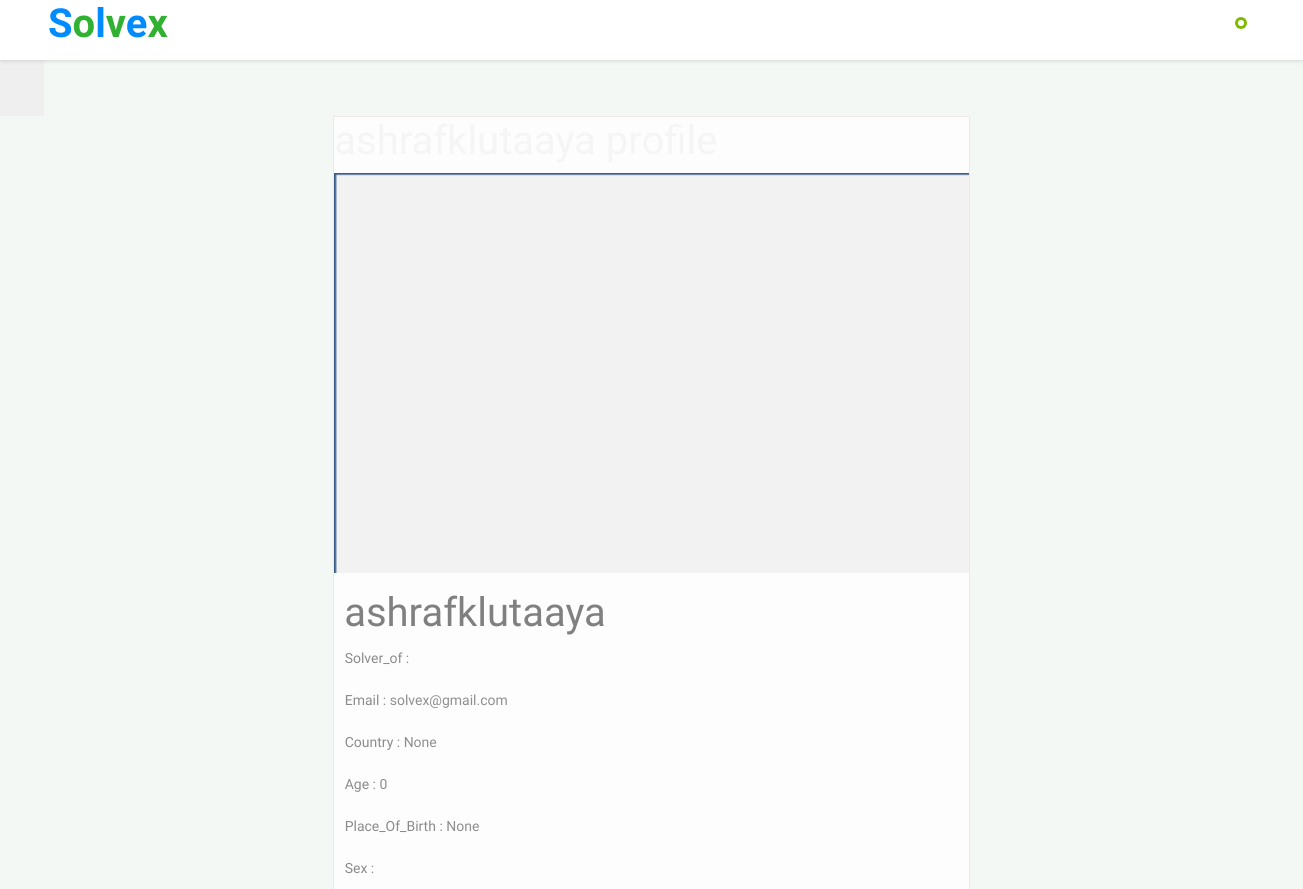
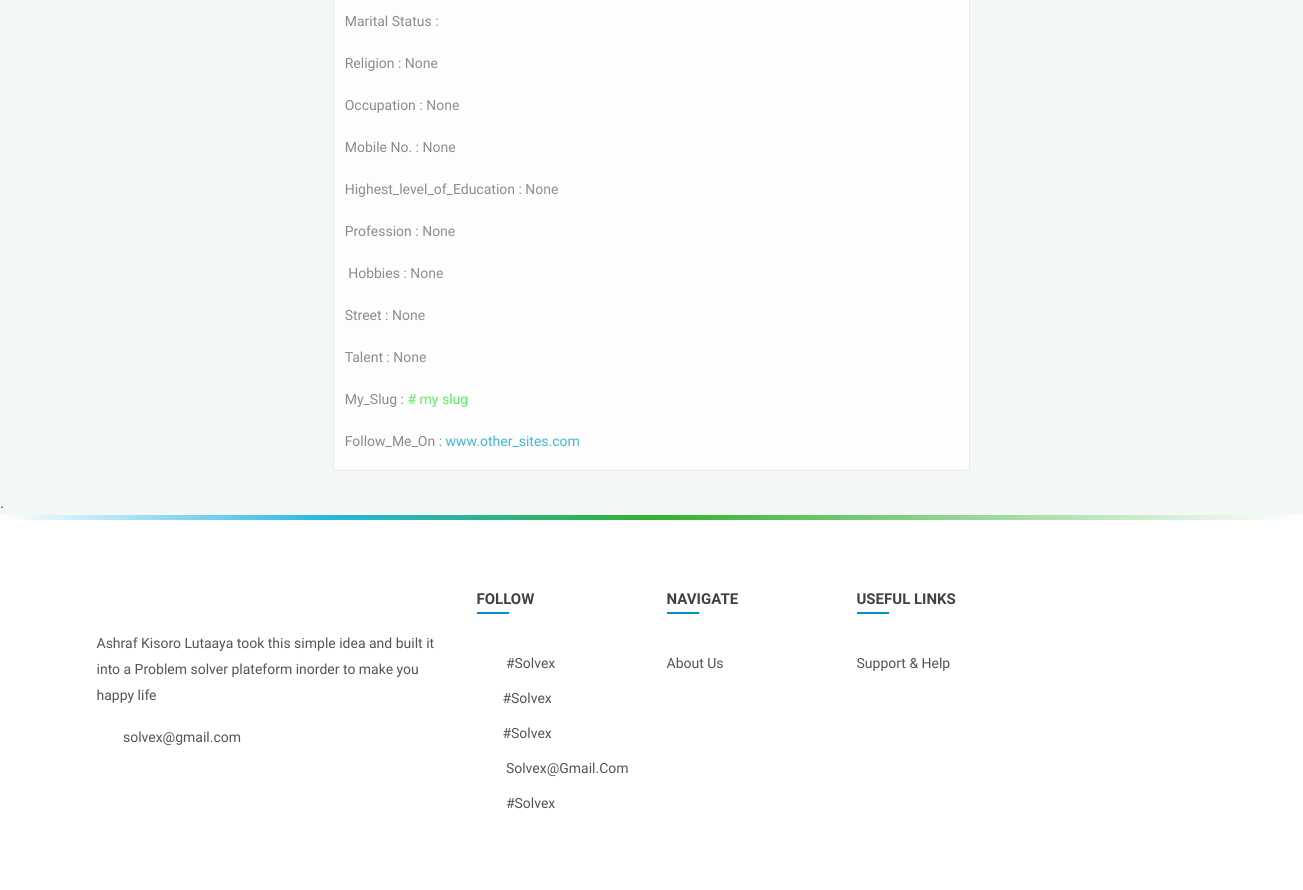
The page /userp/ashrafklutaaya/ (signed in) on the database its author committed (2 pictures, top to bottom).
### design/models.py (models this page shows, shortened)
class Profile(models.Model):
    solve_of = models.CharField(default='',max_length=1000,choices=solve)
    user = models.OneToOneField(User, on_delete=models.CASCADE)
    profile_image=models.ImageField(upload_to='profile_pics', default='profile_pics/sw.png')
    my_slug = models.CharField(  max_length=20, default='my slug')
    following = models.ManyToManyField(User, blank=True, related_name= "following", symmetrical=False)
    follow_me_on = models.TextField(max_length=300, default='www.other_sites.com')
    sex = models.CharField(default='',max_length=1000,choices=sex)
    marital_status = models.CharField(default='',max_length=1000,choices=marital_status)
    talent = models.CharField(max_length=100, default='None')
    street = models.CharField(max_length=100, default='None')
    place_of_birth = models.CharField(max_length=100, default='None')
    country = models.CharField(max_length=100, default='None')
    hobbies = models.CharField(max_length=100, default='None')
    highest_level_of_education = models.CharField(max_length=100, default='None')
    profession = models.CharField(max_length=100, default='None')
    mobile_number = models.CharField(max_length=100, default='None')
    religion = models.CharField(max_length=100, default='None')
    occupation = models.CharField(max_length=100, default='None')
    age = models.PositiveIntegerField(default=0)

### design/views.py (the view)
# urls.py: path('userp/<str:username>/', userp, name='userp'),
@login_required
def userp(request, username):
	current_user= User.objects.get(username=username)
	logged_user =User.objects.get(username=request.user.username)
	user_follower = len(FollowersCount.objects.filter(user=current_user) )
	user_following = len(FollowersCount.objects.filter(follower=current_user) )
	user_followin = FollowersCount.objects.filter(follower=current_user)
	user_followerx = FollowersCount.objects.filter(user=current_user)
	user_profile = Profile.objects.filter(user=current_user)
	user_follower0 = FollowersCount.objects.filter(user=current_user)
	var = Post.objects.filter(author=current_user)
	return render(request,'design/userp.html',{	'current_user':current_user,
		'user_follower':user_follower,
		'user_following':user_following,
		'user_profile':user_profile,
		'var':var,
		})

### templates/design/userp.html (shortened to what this page needs)
{% load static %}
{% load crispy_forms_tags %}
{% load static %}
<!DOCTYPE html>
<html lang="en">
<head>
    <link rel="stylesheet" href="{% static 'css/main.min.css' %}">
    <link rel="stylesheet" href="{% static 'css/style.css' %}">
    <link rel="stylesheet" href="{% static 'css/color.css' %}">
    <link rel="stylesheet" href="{% static 'css/responsive.css' %}">
    <link rel="stylesheet" href="{% static 'css/so.css' %}">
</head>
<body style="background:rgb(244, 248, 244)">
<div class="theme-layout">
    <div class="topbar stick">
        <div class="logo">
            <a title="" href="newsfeed.html"><h1><b style="color:rgb(0, 140, 255) ;">S</b><b style="color:rgb(49, 177, 49) ;">o</b><b style="color: rgb(0, 140, 255);">l</b><b style="color: rgb(49, 177, 49);">v</b><b style="color:rgb(0, 140, 255) ;">e</b><b style="color: rgb(49, 177, 49);">x</b></b></h1></a>
        </div>
        <div class="top-area">
        <div class="user-img">
                <a   class="" >
                <span class="status f-online"></span>
            </div>
        </div>
    </div>
<div class="dropdown" style="float:left;">
  <button class="dropbtn"><i class="fa fa-chevron-down"></i></button>
</div>
  </div>
<section>
        <div class="gap2 gray-bg">
            <div class="container-fluid">
                <div class="row">
                    <div class="col-lg-12">
                        <div class="row merged20" id="page-contents">
                            <div class="col-lg-3">
                                <aside class="sidebar static left">
                                </aside>
                            </div>
                            <div class="col-lg-6">
                                <div class="central-meta">
                                    <div class="new-postbox">
<h1 style="color: whitesmoke">{{current_user}}  profile  </h1>
{% for x in user_profile %}
<p><img style=" height: 400px;width: 800px"src="{{ x.user.profile.profile_image.url }}" alt="{{ user.username}}"></p>
<h1 style="color: grey">&nbsp;{{current_user}} </h1>
<p> &nbsp;&nbsp;&nbsp;<bdi>Solver_of :</bdi> <bdi style="color:rgb(247, 119, 119)">{{x.solve_of}}</bdi></p>
<p>&nbsp;&nbsp;&nbsp;<bdi>Email : </bdi><bdi style="color:rgb(143, 143, 143)">{{x.user.email}}</bdi> </p>
<p>&nbsp;&nbsp;&nbsp;<bdi>Country : </bdi><bdi style="color:rgb(143, 143, 143)">{{x.country}}</bdi> </p>
<p>&nbsp;&nbsp;&nbsp;<bdi>Age : </bdi><bdi style="color:rgb(143, 143, 143)">{{x.age}}</bdi> </p>
<p>&nbsp;&nbsp;&nbsp;<bdi>Place_Of_Birth : </bdi><bdi style="color:rgb(143, 143, 143)">{{x.place_of_birth}}</bdi> </p>
<p>&nbsp;&nbsp;&nbsp;<bdi>Sex : </bdi><bdi style="color:rgb(143, 143, 143)">{{x.sex}}</bdi> </p>
<p>&nbsp;&nbsp;&nbsp;<bdi>Marital Status : </bdi><bdi style="color:rgb(143, 143, 143)">{{x.marital_status}}</bdi> </p>
<p>&nbsp;&nbsp;&nbsp;<bdi>Religion : </bdi><bdi style="color:rgb(143, 143, 143)">{{x.religion}}</bdi> </p>
<p>&nbsp;&nbsp;&nbsp;<bdi>Occupation : </bdi><bdi style="color:rgb(143, 143, 143)">{{x.occupation}}</bdi> </p>
<p>&nbsp;&nbsp;&nbsp;<bdi>Mobile No. : </bdi><bdi style="color:rgb(143, 143, 143)">{{x.mobile_number}}</bdi> </p>
<p>&nbsp;&nbsp;&nbsp;<bdi>Highest_level_of_Education : </bdi><bdi style="color:rgb(143, 143, 143)">{{x.highest_level_of_education}}</bdi> </p>
<p>&nbsp;&nbsp;&nbsp;<bdi>Profession : </bdi><bdi style="color:rgb(143, 143, 143)">{{x.profession}}</bdi> </p>
<p>&nbsp;&nbsp;&nbsp;<bdi> Hobbies : </bdi><bdi style="color:rgb(143, 143, 143)">{{x.hobbies}}</bdi> </p>
<p>&nbsp;&nbsp;&nbsp;<bdi>Street : </bdi><bdi style="color:rgb(143, 143, 143)">{{x.street}}</bdi> </p>
<p>&nbsp;&nbsp;&nbsp;<bdi>Talent : </bdi><bdi style="color:rgb(143, 143, 143)">{{x.talent}}</bdi> </p>
<p>&nbsp;&nbsp;&nbsp;<bdi>My_Slug : </bdi><m style="color: rgb(88, 241, 88)"># {{x.my_slug}}</m></p>
<p>&nbsp;&nbsp;&nbsp;<bdi>Follow_Me_On : </bdi><m style="color: rgb(66, 182, 218)">{{x.follow_me_on}}</m></p>
{% endfor %}
        </div>
      </div>
    </div>
                                    </div>
                                </div>
                            </div>
                        </div>
                    </div>
    </section>
</div>.
            <footer>
            <div class="container">
                <div class="row">
                    <div class="col-lg-4 col-md-4">
                        <div class="widget">
                            <div class="foot-logo">
                                <div class="logo">
                                </div>
                                <p>
                                    Ashraf Kisoro Lutaaya took this simple idea and built it into a Problem solver plateform inorder to make you happy life
                                </p>
                            </div>
                            <ul class="location">
                                <li>
                                    <i class="ti-email"></i>
                                    <p>solvex@gmail.com</p>
                                </li>
                            </ul>
                        </div>
                    </div>
                    <div class="col-lg-2 col-md-4">
                    <div class="widget">
                        <div class="widget-title"><h4>follow</h4></div>
                        <ul class="list-style">
                            <li><i class="fa fa-facebook-square"></i> <a  title=""> #solvex</a></li>
                            <li><i class="fa fa-twitter-square"></i><a  title="">#solvex</a></li>
                            <li><i class="fa fa-instagram"></i><a  title="">#solvex</a></li>
                            <li><i class="fa fa-google-plus-square"></i> <a >solvex@gmail.com</a></li>
                            <li><i class="fa fa-pinterest-square"></i> <a  title="">#solvex</a></li>
                        </ul>
                    </div>
                </div>
                <div class="col-lg-2 col-md-4">
                    <div class="widget">
                        <div class="widget-title"><h4>Navigate</h4></div>
                        <ul class="list-style">
                            <li><a href="{% url 'about_us' %}"  title="">about us</a></li>
                        </ul>
                    </div>
                </div>
                    <div class="col-lg-2 col-md-4">
                    <div class="widget">
                        <div class="widget-title"><h4>useful links</h4></div>
                        <ul class="list-style">
                            <li><a href="{% url 'usage' %}"  title="">Support & Help</a></li>
                        </ul>
                    </div>
                </div>
                </div>
            </div>
        </footer>
</body>
</html>

### design/static/css/color.css (style rules this page uses)
#nprogress .bar, .timeline-info > ul li a::before, .add-btn > a, .activitiez > li::before, form button, .colla-apps > li a:hover, a.underline:before, .setting-row input:checked + label, .user-avatar:hover .edit-phto, .error-meta > a, .color-bg, .add-butn, .nav.nav-tabs.likes-btn > li a.active, a.dislike-btn, .drop > a:hover, .btn-view.btn-load-more:hover, .accordion .card h5 button[aria-expanded="true"], .chat-head, .f-page > figure em, .inbox-panel-head > ul > li > a, .nav-tabs--left .nav-link.active, .nav-tabs--left .nav-link.active:hover, footer .widget-title h4::before, #topcontrol, .sidebar .widget-title::before, .f-title::before, .g-post-classic > figure > i::after, .purify > a, .help-list > a:hover, .open-position::before, .info > a, .category-box:hover, .category-box.selected, a.main-btn, .section-heading::before, .getquot-baner, .more-branches > h4::before, .is-helpful > a, .cart-optionz > li > a:hover, .paginationz > li a:hover, .paginationz > li a.active, .shopping-cart, a.btn2:hover, .form-submit > input[type="submit"], button.submit-checkout, .delete-cart:hover, .proceed .button, .amount-area .update-cart, a.addnewforum, .apply-bttons > a { background: #088dcd; }

### design/static/css/so.css (style rules this page uses)
.dropbtn { background-color: rgb(160, 158, 158)); color: white; padding: 16px; font-size: 16px; border: none; cursor: pointer; }
.dropdown { position: relative; display: inline-block; }

### rows shown on the page
Profile: user.profile.profile_image (picture), user.email "solvex@gmail.com", country "None", age "0", place_of_birth "None", religion "None", occupation "None", mobile_number "None", highest_level_of_education "None", profession "None", hobbies "None", street "None", talent "None", my_slug "my slug", follow_me_on "www.other_sites.com"

### other values the page prints
{{ current_user }} "ashrafklutaaya"
